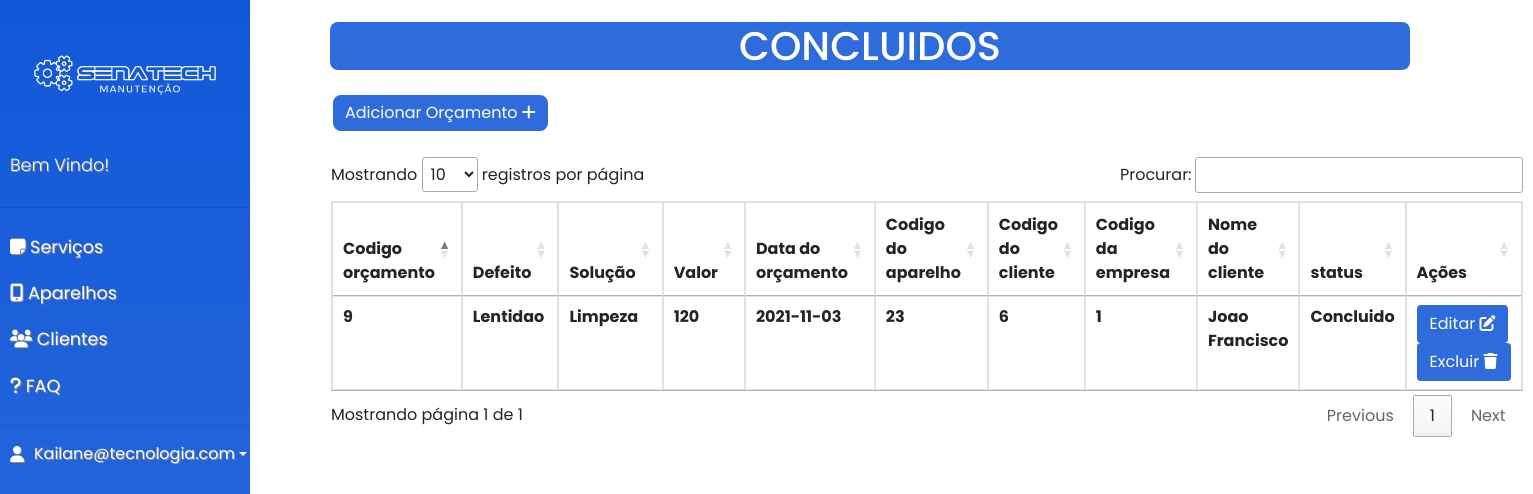
Page /tela_concluido.php (signed in) on the committed database.
### tela_concluido.php (the view, shortened to what this page needs)
<?php
include('config.php');
$sql = "SELECT * FROM orçamentos WHERE status='Concluido'";
$query = $mysqli->query($sql);
?>
<!DOCTYPE html>
<html lang="pt-br">
  <head>
      <link rel="stylesheet" href="https://stackpath.bootstrapcdn.com/bootstrap/4.1.0/css/bootstrap.min.css">
      <link rel="stylesheet" href="css/style_servico.css">
      <link rel="stylesheet" href="css/style_sidebar.css">
      <link rel="stylesheet" href="css/style_pendente.css">
  </head>
<body>
  <div class="wrapper">
    <nav id="sidebar">
        <div class="sidebar-header">
            <img id="logo" src="imagens/logo_traçado.png">
        </div>
        <ul class="list-unstyled components">
            <p>Bem Vindo!</p>
            <hr>
            <li>
              <a href="tela_servico.php">
                <i class="fas fa-sticky-note"></i>
                Serviços
              </a>
            </li>
            <li>
              <a href="tela_aparelhos.php">
              <i class="fas fa-mobile-alt"></i>
                Aparelhos
              </a>
            </li>
            <li>
              <a href="tela_clientes.php">
                <i class="fas fa-users"></i>
                Clientes
              </a>
            </li>
            <li>
            <a href="faq.php">
              <i class="fas fa-question"></i>
              FAQ
            </a>
          </li>
        </ul>
        <hr>
        <div class="dropdown">
          <a href="#" class="d-flex align-items-center text-white text-decoration-none dropdown-toggle" id="dropdownUser1" data-bs-toggle="dropdown" aria-expanded="false">
            <i id="foto-user" class="fas fa-user"></i>
            <?php print($_SESSION['email'])?>
          </a>
        </div>
    </nav>
    <div class="container" style="margin-left: 50px;">
      <div class="row">
        <div class="col-12">
          <div class="container"><h1 class="text_inicio">CONCLUIDOS</h1></div>
          <nav class="navbar">
            <a href="add_servico_pendente.php">
                  <button id="borda" type="button" class="btn" style="margin-bottom: 1.5rem;">
                  Adicionar Orçamento
                  <i class="fas fa-plus"></i>
                  </button>
                </a>
      <table id="example" class="table table-bordered">
          <thead>
            <tr>
              <th scope="col">Codigo orçamento</th>
              <th scope="col">Defeito</th>
              <th scope="col">Solução</th>
              <th scope="col">Valor</th>
              <th scope="col">Data do orçamento</th>
              <th scope="col">Codigo do aparelho</th>
              <th scope="col">Codigo do cliente</th>
              <th scope="col">Codigo da empresa</th>
              <th scope="col">Nome do cliente</th>
              <th scope="col">status</th>
              <th scope="col">Ações</th>
            </tr>
          </thead>
          <tbody>
                <?php while ($dados = $query->fetch_array()) { ?>
                    <tr>
                        <th scope="row"><?php echo $dados['cod_orçamento']; ?></th>
                        <th scope="row"><?php echo $dados['Defeito']; ?></th>
                        <th scope="row"><?php echo $dados['Solução']; ?></th>
                        <th scope="row"><?php echo $dados['valor']; ?></th>
                        <th scope="row"><?php echo $dados['Data_orçamento']; ?></th>
                        <th scope="row"><?php echo $dados['cod_aparelho']; ?></th>
                        <th scope="row"><?php echo $dados['cod_cliente']; ?></th>
                        <th scope="row"><?php echo $dados['cod_empresa']; ?></th>
                        <th scope="row"><?php echo $dados['nome_cliente']; ?></th>
                        <th scope="row"><?php echo $dados['status']; ?></th>
                        <td>
                        <a href="editar_orcamento.php?p=editar&cod_orçamento=<?php echo $dados['cod_orçamento'];?>">
                        <button class="btn">
                          Editar
                        <i class="fas fa-edit"></i>
                        </button>
                        </a>
                        <a href="deletar_orcamento.php?cod_orçamento=<?php echo $dados['cod_orçamento'];?>">
                        <button class="btn">
                          Excluir
                        <i class="fas fa-trash"></i>
                        </button></a>
                        </td>
                        </tr>
                                                        <?php } ?>
          </tbody>
      </table>
    <link rel="stylesheet" type="text/css" href="https://cdn.datatables.net/1.11.3/css/jquery.dataTables.min.css">
</body>

### css/style_servico.css (style rules this page uses)
.btn { background-color: #2E6BDB; color: white; }

### css/style_sidebar.css (style rules this page uses)
body { font-family: 'Poppins', sans-serif; background: #ffffff; }
.wrapper { display: flex; width: 100%; align-items: stretch; }
a, a:hover, a:focus { color: inherit; text-decoration: none; transition: all 0.3s; }
p { font-family: 'Poppins', sans-serif; font-size: 1.1em; font-weight: 300; line-height: 1.7em; color: rgb(255, 255, 255); }
#sidebar { background-image: linear-gradient(#1158d9, #2E6BDB); color: #fff; transition: all 0.3s; min-width: 250px; max-width: 250px; min-height: 100vh; text-shadow: 1px 1px rgb(143, 142, 142); }
#sidebar .sidebar-header { padding: 0px; display: block; background-image: #2E6BDB; }
#sidebar ul p { color: #fff; padding: 10px; }
#sidebar ul li a { padding: 10px; font-size: 1.1em; display: block; }
img#logo { width: 250px; }
i#foto-user { margin-right: 10px; margin-left: 10px; }

### css/style_pendente.css (style rules this page uses)
.text_inicio { text-align:center; margin-top: 2%; margin-bottom: 15px; background-color: #2E6BDB; border-radius: 8px; color: #ffffff; }
button#borda { border: solid; border-width: 2px; border-radius: 10px; background-color: #2E6BDB; color: rgb(255, 255, 255) }

### rows in the picture
orçamentos: cod_orçamento "9", Defeito "Lentidao", Solução "Limpeza", valor "120", Data_orçamento "2021-11-03", cod_aparelho "23", cod_cliente "6", cod_empresa "1", nome_cliente "Joao Francisco", status "Concluido"

### other values in the picture
$_SESSION['email'] "Kailane@tecnologia.com"
